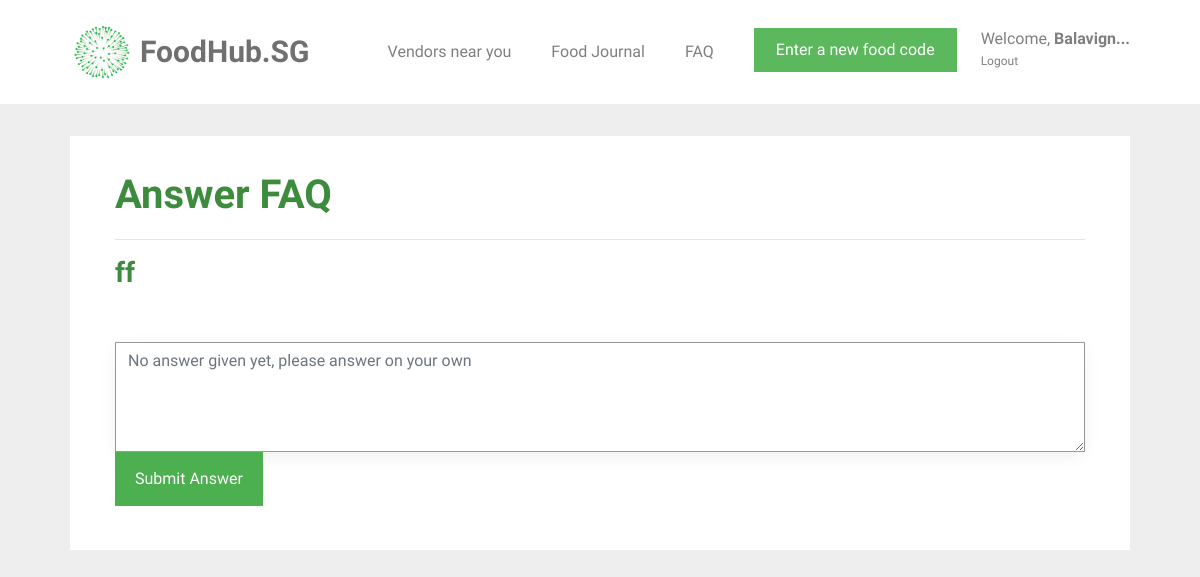
Before: /answer/6 (signed in) with the older database file.
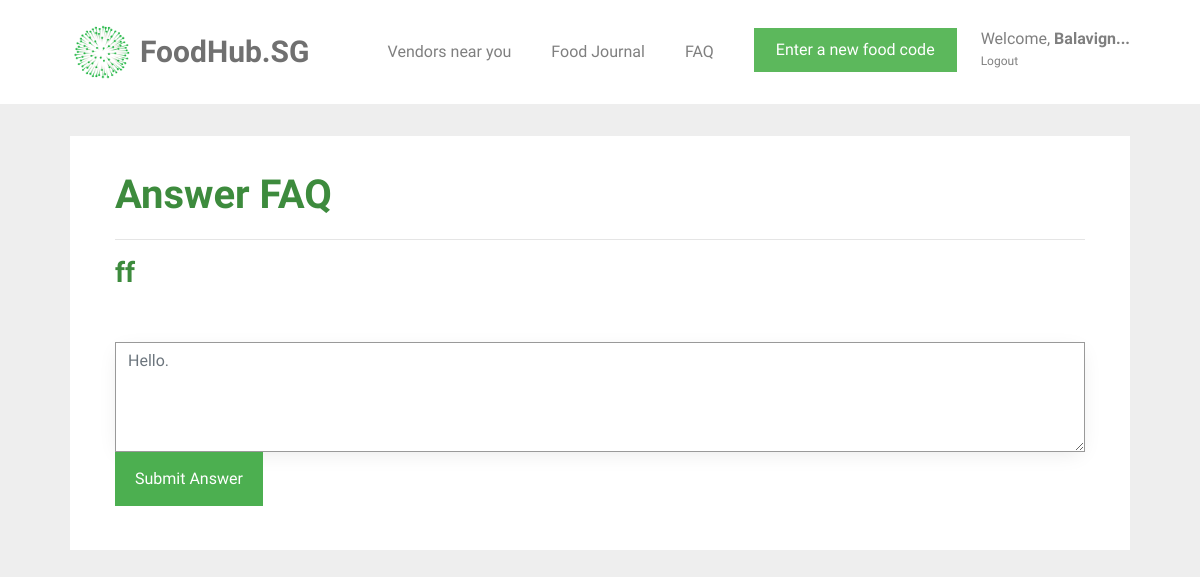
After: the same page with the newer database file.
### tables this page shows
CREATE TABLE question_and_answer (
  id INTEGER PRIMARY KEY AUTOINCREMENT,
  question TEXT,
  answer TEXT,
  user TEXT
);

### foodhubsg/user.py (the view, shortened to what this page needs)
@bp.route('/answer/<int:id>', methods=('GET', 'POST'))
@login_required
def answer(id):
    db = get_db()
    user_status = db.execute('SELECT status FROM user WHERE Name = ?', [g.user['name']]).fetchone()
    qns = db.execute('SELECT question FROM question_and_answer WHERE id = ?', [id]).fetchone()
    ans = db.execute('SELECT answer FROM question_and_answer WHERE id = ?', [id]).fetchone()
    return render_template('user/answer_faq.html', id=id, qns=qns[0], status=user_status, ans=ans)

### foodhubsg/auth.py (called while the page is built)
def login_required(view):
    @functools.wraps(view)
    def wrapped_view(**kwargs):
        if g.user is None:
            return redirect(url_for('auth.login'))
        if g.user["id"] == 0:
            return redirect(url_for('support.support'))
        return view(**kwargs)
    return wrapped_view

@bp.before_app_request
def load_logged_in_user():
    user_id = session.get('user_id')
    if user_id is None:
        g.user = None
    else:
        g.user = get_db().execute(
            'SELECT * FROM user WHERE id = ?', (user_id,)
        ).fetchone()

### foodhubsg/db.py (called while the page is built)
def get_db():
    if 'db' not in g:
        g.db = sqlite3.connect(
            current_app.config['DATABASE'],
            detect_types=sqlite3.PARSE_DECLTYPES
        )
        g.db.row_factory = sqlite3.Row
    return g.db

### foodhubsg/templates/user/answer_faq.html (shortened to what this page needs)
{% extends 'base.html' %}
{% block content %}
<div id="colorlib-container">
    <div class="container">
        <div class="box1">
        <div class="row row-pb-md">
            <div class="col-md-12">
            <h1 class="font_color"><b>Answer FAQ</b></h1>
            <hr>
            {% if status[0] == 1 %}
                <h3> You are not allowed to answer questions. </h3>
            {% else %}
                <h3><b class="font_color">{{ qns }}</b></h3>
                <form id="answer-form" method="post" action="">
                    <textarea id="answer" name="answer" form="answer-form" class="form-control" rows="4" cols="70" placeholder="{{ ans[0] }}"></textarea>
                   <input type="submit" value="Submit Answer" name="action" class="btn btn-primary" style="background-color: #4CAF50; height: 54px;">
                </form>
                {% endif %}
            </div>
        </div>
        </div>
    </div>
</div>
{% endblock %}

Changed rows visible on the page:
changed question_and_answer "ff": answer "No answer given yet, please answer on your own" → "Hello."
